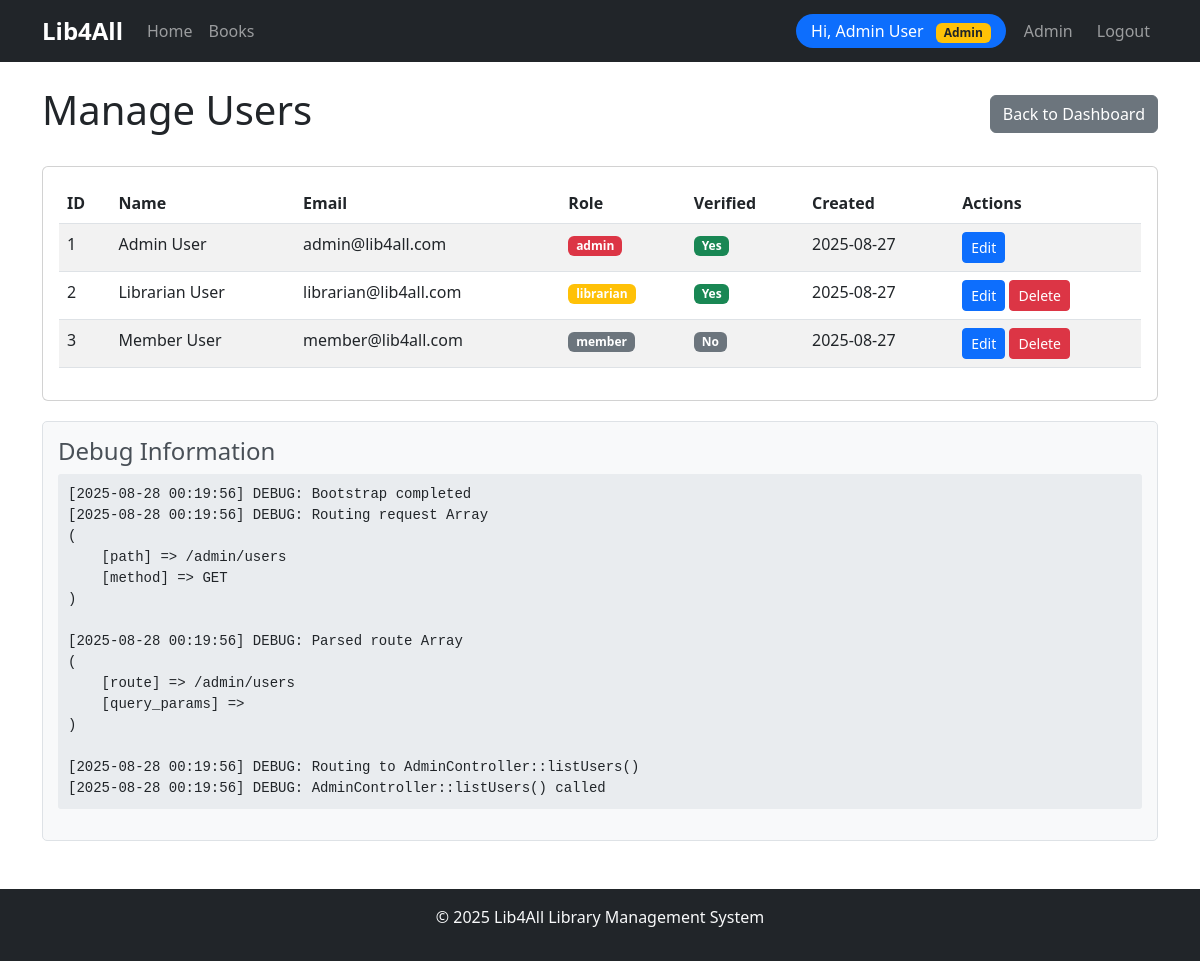
The app's page /users (signed in) with its own data.
### tables this page shows
CREATE TABLE IF NOT EXISTS users (
    id INT AUTO_INCREMENT PRIMARY KEY,
    name VARCHAR(255) NOT NULL,
    email VARCHAR(255) NOT NULL UNIQUE,
    password VARCHAR(255) NOT NULL,
    role ENUM('admin', 'librarian', 'member') NOT NULL DEFAULT 'member',
    verified DATE NULL,
    created_at TIMESTAMP DEFAULT CURRENT_TIMESTAMP
);

### src/controllers/AdminController.php (called while the page is built, shortened)
<?php
class AdminController extends Controller {
    public function listUsers() {
        $userModel = new User($this->db);
        $users = $userModel->getAllUsers();
        $data = [
            'title' => 'Manage Users - Lib4All',
            'users' => $users
        ];
        $this->view('admin/users', $data);
    }
}

### src/bootstrap.php (called while the page is built, shortened)
<?php
require_once __DIR__ . '/config/debug.php';
spl_autoload_register(function ($class) {
    $paths = [
        __DIR__ . '/config/',
        __DIR__ . '/core/',
        __DIR__ . '/controllers/',
        __DIR__ . '/models/',
        __DIR__ . '/middleware/',
        __DIR__ . '/helpers/',
        __DIR__ . '/services/',
    ];
    foreach ($paths as $path) {
        $file = $path . $class . '.php';
        if (file_exists($file)) {
            return;
        }
    }
});

### src/models/User.php (called while the page is built, shortened)
<?php
class User extends Model {
    public function getAllUsers() {
        $sql = "SELECT id, name, email, role, verified, created_at FROM users ORDER BY created_at DESC";
        return $this->fetchAll($sql);
    }
}

### src/core/Model.php (called while the page is built, shortened)
<?php
class Model {
    protected $db;
    public function __construct($db) {
        $this->db = $db;
    }
    protected function query($sql, $params = []) {
        $stmt = $this->db->prepare($sql);
        $stmt->execute($params);
        return $stmt;
    }
    protected function fetchAll($sql, $params = []) {
        $stmt = $this->query($sql, $params);
        return $stmt->fetchAll(PDO::FETCH_ASSOC);
    }
}

### src/views/admin/users.php (the view, shortened to what this page needs)
<div class="d-flex justify-content-between align-items-center mb-4">
    <h1>Manage Users</h1>
    <a href="/admin/dashboard" class="btn btn-secondary">Back to Dashboard</a>
</div>
<div class="card">
    <div class="card-body">
        <div class="table-responsive">
            <table class="table table-striped">
                <thead>
                    <tr>
                        <th>ID</th>
                        <th>Name</th>
                        <th>Email</th>
                        <th>Role</th>
                        <th>Verified</th>
                        <th>Created</th>
                        <th>Actions</th>
                    </tr>
                </thead>
                <tbody>
                    <?php foreach ($users as $user): ?>
                        <tr>
                            <td><?php echo htmlspecialchars($user['id']); ?></td>
                            <td><?php echo htmlspecialchars($user['name']); ?></td>
                            <td><?php echo htmlspecialchars($user['email']); ?></td>
                            <td>
                                <span class="badge bg-<?php echo $user['role'] === 'admin' ? 'danger' : ($user['role'] === 'librarian' ? 'warning' : 'secondary'); ?>">
                                    <?php echo htmlspecialchars($user['role']); ?>
                                </span>
                            </td>
                            <td>
                                <?php if ($user['verified']): ?>
                                    <span class="badge bg-success">Yes</span>
                                <?php else: ?>
                                    <span class="badge bg-secondary">No</span>
                                <?php endif; ?>
                            </td>
                            <td><?php echo date('Y-m-d', strtotime($user['created_at'])); ?></td>
                            <td>
                                <a href="/admin/users/edit?id=<?php echo $user['id']; ?>" class="btn btn-sm btn-primary">Edit</a>
                                <?php if ($user['id'] != $_SESSION['user_id']): ?>
                                    <form method="POST" action="/admin/users/delete?id=<?php echo $user['id']; ?>" class="d-inline" onsubmit="return confirm('Are you sure you want to delete this user?');">
                                        <button type="submit" class="btn btn-sm btn-danger">Delete</button>
                                    </form>
                                <?php endif; ?>
                            </td>
                        </tr>
                    <?php endforeach; ?>
                </tbody>
            </table>
        </div>
    </div>
</div>
<?php
$content = ob_get_clean();
include __DIR__ . '/../layout.php';
?>

### src/index.php (shortened to what this page needs)
<?php
require_once __DIR__ . '/bootstrap.php';
$path = $_SERVER['REQUEST_URI'];
$parsedUrl = parse_url($path);
$route = $parsedUrl['path'];
$adminController = new AdminController($db);
switch ($route) {
    case '/admin/users':
        $adminController->listUsers();
        break;
}

### src/core/Controller.php (shortened to what this page needs)
<?php
class Controller {
    public function __construct($db) {
        $this->db = $db;
    }
    public function view($view, $data = []) {
        extract($data);
        $viewPath = __DIR__ . "/../views/{$view}.php";
        if (file_exists($viewPath)) {
            require_once $viewPath;
        } else {
            echo "View {$view} not found";
        }
    }
}

### src/views/layout.php (shortened to what this page needs)
<!DOCTYPE html>
<html lang="en">
<head>
    <link href="https://cdn.jsdelivr.net/npm/bootstrap@5.3.0/dist/css/bootstrap.min.css" rel="stylesheet">
</head>
<body>
    <nav class="navbar navbar-expand-lg navbar-dark bg-dark">
        <div class="container">
            <a class="navbar-brand" href="/">Lib4All</a>
            <div class="collapse navbar-collapse" id="navbarNav">
                <ul class="navbar-nav me-auto">
                    <li class="nav-item">
                        <a class="nav-link" href="/">Home</a>
                    </li>
                    <li class="nav-item">
                        <a class="nav-link" href="/books">Books</a>
                    </li>
                </ul>
                <ul class="navbar-nav">
                    <?php if (isset($_SESSION['user_id'])): ?>
                        <li class="nav-item d-flex align-items-center">
                            <div class="user-info text-white">
                                <span class="me-2">Hi, <?php echo htmlspecialchars($_SESSION['user_name']); ?></span>
                                <?php if ($_SESSION['user_role'] === 'admin' || $_SESSION['user_role'] === 'librarian'): ?>
                                    <span class="badge bg-warning text-dark">Admin</span>
                                <?php else: ?>
                                    <span class="badge bg-success">Member</span>
                                <?php endif; ?>
                            </div>
                        </li>
                        <?php if ($_SESSION['user_role'] === 'admin' || $_SESSION['user_role'] === 'librarian'): ?>
                            <li class="nav-item">
                                <a class="nav-link" href="/admin/dashboard">Admin</a>
                            </li>
                        <?php endif; ?>
                        <li class="nav-item">
                            <a class="nav-link btn btn-outline-light ms-2" href="/logout">Logout</a>
                        </li>
                    <?php endif; ?>
                </ul>
            </div>
        </div>
    </nav>
    <div class="container mt-4">
        <?php echo $content ?? ''; ?>
        <?php
        if (defined('DEBUGGING') && DEBUGGING) {
            display_debug_messages();
        }
        ?>
    </div>
    <footer class="bg-dark text-light text-center py-3 mt-5">
        <div class="container">
            <p>&copy; 2025 Lib4All Library Management System</p>
        </div>
    </footer>
</body>
</html>

### src/config/debug.php (shortened to what this page needs)
<?php
$debug_messages = [];
function debug_log($message, $data = null) {
    global $debug_messages;
    if (DEBUGGING) {
        $timestamp = date('Y-m-d H:i:s');
        $logMessage = "[{$timestamp}] DEBUG: {$message}";
        if ($data !== null) {
            $logMessage .= ' ' . print_r($data, true);
        }
        $debug_messages[] = $logMessage;
    }
}
function display_debug_messages() {
    global $debug_messages;
    if (DEBUGGING && !empty($debug_messages)) {
        echo '<div style="background-color: #f8f9fa; border: 1px solid #dee2e6; border-radius: 5px; margin: 20px 0; padding: 15px;">';
        echo '<h4 style="color: #495057; margin-top: 0;">Debug Information</h4>';
        echo '<pre style="background-color: #e9ecef; padding: 10px; border-radius: 3px; overflow-x: auto;">';
        foreach ($debug_messages as $message) {
            echo htmlspecialchars($message) . "\n";
        }
        echo '</pre>';
        echo '</div>';
    }
}

### src/views/layout.php (style rules this page uses)
.navbar-brand { font-weight: bold; font-size: 1.5rem; }
.user-info { background-color: #0d6efd; border-radius: 20px; padding: 5px 15px; margin-right: 10px; }

### records on screen
users: id "1", name "Admin User", email "admin@lib4all.com", role "admin", verified "Yes", created_at "2025-08-27"
users: id "2", name "Librarian User", email "librarian@lib4all.com", role "librarian", verified "Yes", created_at "2025-08-27"
users: id "3", name "Member User", email "member@lib4all.com", role "member", shows "No", created_at "2025-08-27"

### other values on screen
$_SESSION['user_name'] "Admin User"
$message "[2025-08-28 00:19:56] DEBUG: Bootstrap completed"
$message "[2025-08-28 00:19:56] DEBUG: Routing request Array ( [path] => /admin/users [method] => GET )"
$message "[2025-08-28 00:19:56] DEBUG: Parsed route Array ( [route] => /admin/users [query_params] => )"
$message "[2025-08-28 00:19:56] DEBUG: Routing to AdminController::listUsers()"
$message "[2025-08-28 00:19:56] DEBUG: AdminController::listUsers() called"
